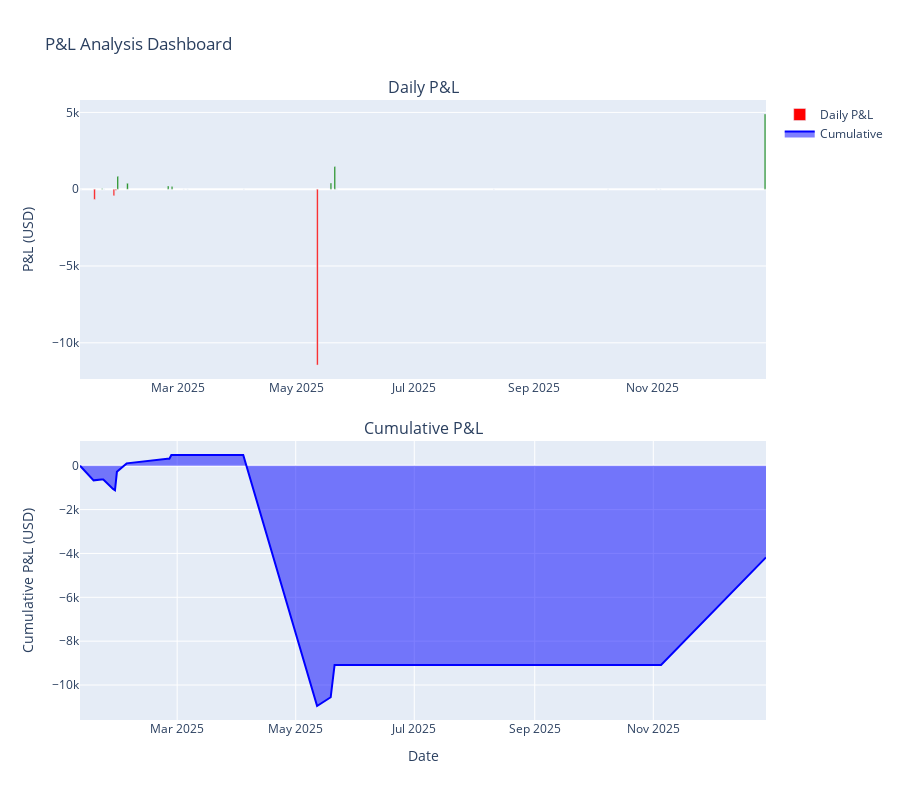

The notebook cell this image was saved under:
### Markdown cell above
### 7.2 Interactive Plotly Chart

### Code cell
# Create interactive Plotly chart
daily = get_daily_pnl()

if not daily.empty:
    # Ensure date is datetime
    if not pd.api.types.is_datetime64_any_dtype(daily['date']):
        daily['date'] = pd.to_datetime(daily['date'])
    
    fig = make_subplots(
        rows=2, cols=1,
        subplot_titles=('Daily P&L', 'Cumulative P&L'),
        vertical_spacing=0.1
    )
    
    # Daily P&L bars
    colors = ['green' if x > 0 else 'red' for x in daily['realized_pnl']]
    fig.add_trace(
        go.Bar(
            x=daily['date'], 
            y=daily['realized_pnl'], 
            marker_color=colors, 
            name='Daily P&L',
            hovertemplate='Date: %{x}<br>P&L: $%{y:,.2f}<extra></extra>'
        ),
        row=1, col=1
    )
    
    # Cumulative line - check if column exists
    cumulative_col = 'cumulative_pnl_usd' if 'cumulative_pnl_usd' in daily.columns else None
    if cumulative_col is None:
        # Calculate if not present
        daily['cumulative_pnl_usd'] = daily['realized_pnl'].cumsum()
        cumulative_col = 'cumulative_pnl_usd'
    
    fig.add_trace(
        go.Scatter(
            x=daily['date'], 
            y=daily[cumulative_col], 
            mode='lines', 
            name='Cumulative', 
            line=dict(width=2, color='blue'),
            fill='tozeroy',
            hovertemplate='Date: %{x}<br>Cumulative: $%{y:,.2f}<extra></extra>'
        ),
        row=2, col=1
    )
    
    fig.update_layout(
        height=800, 
        title_text="P&L Analysis Dashboard",
        showlegend=True
    )
    
    fig.update_xaxes(title_text="Date", row=2, col=1)
    fig.update_yaxes(title_text="P&L (USD)", row=1, col=1)
    fig.update_yaxes(title_text="Cumulative P&L (USD)", row=2, col=1)
    
    fig.show()
else:
    print("No daily P&L data available for visualization")
    print("Import trades first using:")
    print("  PYTHONPATH='$(pwd)' python -m backend.db_utils import")

### Figure 1 — Plotly figure (JSON) as saved in the notebook; plotly's stock layout.template omitted (floating-point values rounded to 4 significant figures)
{"data": [{"hovertemplate": "Date: %{x}<br>P&L: $%{y:,.2f}<extra></extra>", "marker": {"color": ["red", "red", "green", "red", "red", "red", "green", "green", "green", "red", "green", "red", "red", "red", "red", "green", "green", "red", "red", "red", "red", "red", "green"]}, "name": "Daily P&L", "type": "bar", "x": ["2025-01-10T00:00:00", "2025-01-17T00:00:00", "2025-01-21T00:00:00", "2025-01-22T00:00:00", "2025-01-27T00:00:00", "2025-01-28T00:00:00", "2025-01-29T00:00:00", "2025-02-03T00:00:00", "2025-02-24T00:00:00", "2025-02-25T00:00:00", "2025-02-26T00:00:00", "2025-03-04T00:00:00", "2025-03-06T00:00:00", "2025-04-04T00:00:00", "2025-05-12T00:00:00", "2025-05-19T00:00:00", "2025-05-21T00:00:00", "2025-05-22T00:00:00", "2025-08-11T00:00:00", "2025-10-09T00:00:00", "2025-11-03T00:00:00", "2025-11-05T00:00:00", "2025-12-29T00:00:00"], "xaxis": "x", "y": [0, -666.9, 35.48, 0, -424.0, -62.96, 837.8, 386.8, 214.3, 0, 170.2, 0, 0, 0, -11450.0, 400.4, 1476.0, 0, 0, 0, 0, 0, 4901.0], "yaxis": "y"}, {"fill": "tozeroy", "hovertemplate": "Date: %{x}<br>Cumulative: $%{y:,.2f}<extra></extra>", "line": {"color": "blue", "width": 2}, "mode": "lines", "name": "Cumulative", "type": "scatter", "x": ["2025-01-10T00:00:00", "2025-01-17T00:00:00", "2025-01-21T00:00:00", "2025-01-22T00:00:00", "2025-01-27T00:00:00", "2025-01-28T00:00:00", "2025-01-29T00:00:00", "2025-02-03T00:00:00", "2025-02-24T00:00:00", "2025-02-25T00:00:00", "2025-02-26T00:00:00", "2025-03-04T00:00:00", "2025-03-06T00:00:00", "2025-04-04T00:00:00", "2025-05-12T00:00:00", "2025-05-19T00:00:00", "2025-05-21T00:00:00", "2025-05-22T00:00:00", "2025-08-11T00:00:00", "2025-10-09T00:00:00", "2025-11-03T00:00:00", "2025-11-05T00:00:00", "2025-12-29T00:00:00"], "xaxis": "x2", "y": [0, -666.9, -631.4, -631.4, -1055.0, -1118.0, -280.7, 106.2, 320.5, 320.5, 490.7, 490.7, 490.7, 490.7, -10960.0, -10560.0, -9082.0, -9082.0, -9082.0, -9082.0, -9082.0, -9082.0, -4181.0], "yaxis": "y2"}], "layout": {"annotations": [{"font": {"size": 16}, "showarrow": false, "text": "Daily P&L", "x": 0.5, "xanchor": "center", "xref": "paper", "y": 1, "yanchor": "bottom", "yref": "paper"}, {"font": {"size": 16}, "showarrow": false, "text": "Cumulative P&L", "x": 0.5, "xanchor": "center", "xref": "paper", "y": 0.45, "yanchor": "bottom", "yref": "paper"}], "height": 800, "showlegend": true, "title": {"text": "P&L Analysis Dashboard"}, "xaxis": {"anchor": "y", "domain": [0, 1]}, "xaxis2": {"anchor": "y2", "domain": [0, 1], "title": {"text": "Date"}}, "yaxis": {"anchor": "x", "domain": [0.55, 1], "title": {"text": "P&L (USD)"}}, "yaxis2": {"anchor": "x2", "domain": [0, 0.45], "title": {"text": "Cumulative P&L (USD)"}}}}
